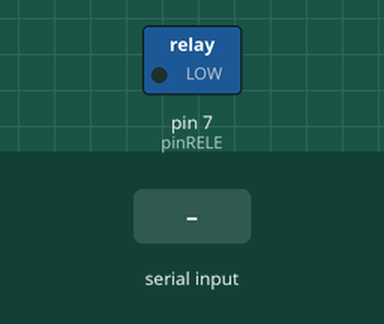
Bench run of a sketch on a simulated Arduino Uno, built with avr-gcc and run on an emulated ATmega328P. Shown: switched loads named in the sketch (green lamp = pin HIGH). The inputs (shaded band) are chosen by the test bench.

Above: at 1.2 s.
1.3 s: "n" received over Serial
At 2.1 s:
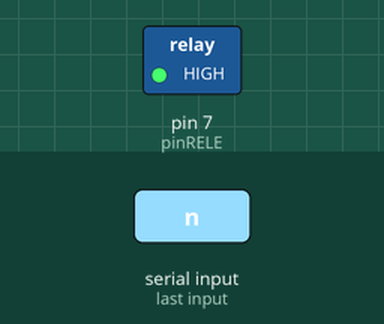
2.8 s: "o" received over Serial
At 3.2 s:
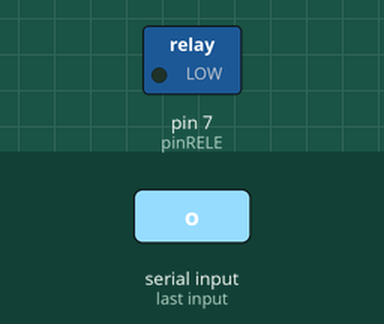
Timing chart, 0 to 5.8 s (numbered marks = the images above; inputs shaded):
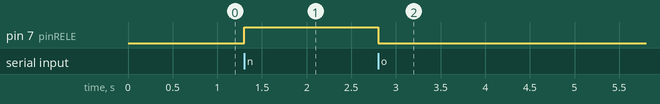

The sketch:

Practica05.ino
```cpp
const int pinRELE = 7;

void setup(){
  Serial.begin(9600);
  pinMode(pinRELE, OUTPUT);
}

void on_Off(char x){
  switch(x){
    case 'n': // rele off
      digitalWrite(pinRELE, HIGH);
      break;
    case 'o': // rele on
      digitalWrite(pinRELE, LOW);
      break;
  }
}

void loop(){
  //si existe información pendiente
  if (Serial.available()>0){
    //leeemos la opcion
    char dato = Serial.read();
    on_Off(dato);
  }
}
```

Measured:
- after the input at 1.3 s, pin 7 (pinRELE): LOW → HIGH at once
- after the input at 2.8 s, pin 7 (pinRELE): HIGH → LOW at once
